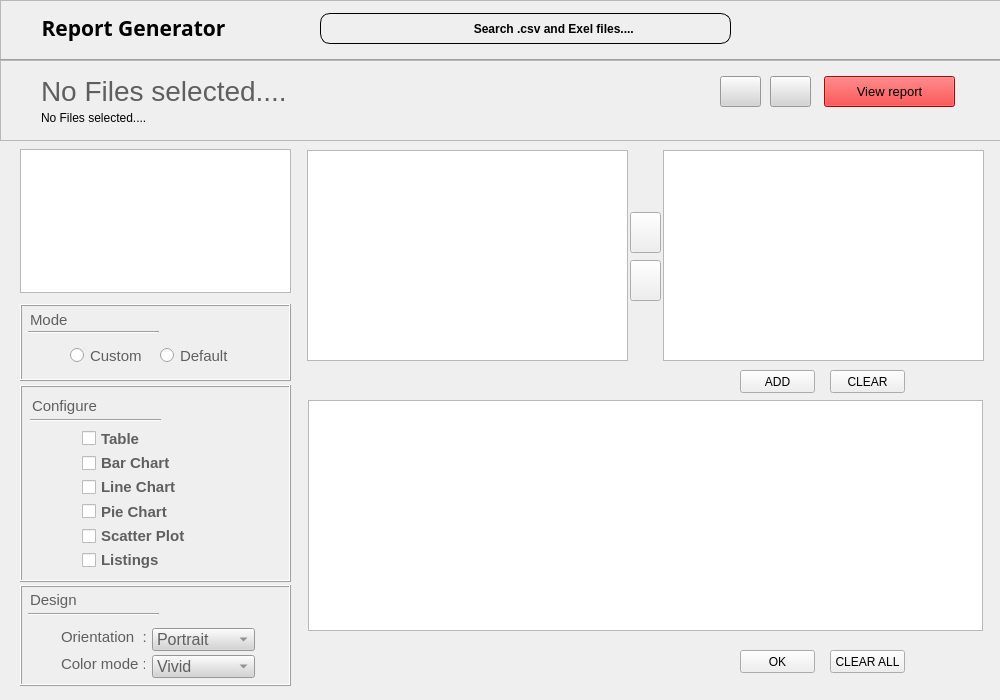
<?xml version="1.0" encoding="UTF-8"?>
<ui version="4.0">
 <class>MainWindow</class>
 <widget class="QMainWindow" name="MainWindow">
  <property name="geometry">
   <rect>
    <x>0</x>
    <y>0</y>
    <width>1000</width>
    <height>700</height>
   </rect>
  </property>
  <property name="minimumSize">
   <size>
    <width>1000</width>
    <height>700</height>
   </size>
  </property>
  <property name="maximumSize">
   <size>
    <width>1000</width>
    <height>700</height>
   </size>
  </property>
  <property name="windowTitle">
   <string>MainWindow</string>
  </property>
  <property name="styleSheet">
   <string notr="true"/>
  </property>
  <widget class="QWidget" name="centralwidget">
   <widget class="QFrame" name="frame">
    <property name="geometry">
     <rect>
      <x>0</x>
      <y>0</y>
      <width>1001</width>
      <height>61</height>
     </rect>
    </property>
    <property name="frameShape">
     <enum>QFrame::StyledPanel</enum>
    </property>
    <property name="frameShadow">
     <enum>QFrame::Raised</enum>
    </property>
    <widget class="QLabel" name="label">
     <property name="geometry">
      <rect>
       <x>28</x>
       <y>0</y>
       <width>211</width>
       <height>55</height>
      </rect>
     </property>
     <property name="font">
      <font>
       <family>Ink Free</family>
       <pointsize>16</pointsize>
       <weight>75</weight>
       <bold>true</bold>
      </font>
     </property>
     <property name="styleSheet">
      <string notr="true">background-color: rgba(255, 255, 255, 0);</string>
     </property>
     <property name="text">
      <string>Report Generator</string>
     </property>
     <property name="alignment">
      <set>Qt::AlignCenter</set>
     </property>
    </widget>
    <widget class="QPushButton" name="search_B">
     <property name="geometry">
      <rect>
       <x>320</x>
       <y>3</y>
       <width>411</width>
       <height>41</height>
      </rect>
     </property>
     <property name="font">
      <font>
       <weight>75</weight>
       <bold>true</bold>
       <underline>false</underline>
      </font>
     </property>
     <property name="styleSheet">
      <string notr="true">QPushButton#search_B{
  font-weight: 600;
  border-radius: 10px;
  border: 1px solid black;
  padding: 5px 15px;
  margin-top: 10px;
  outline: 0px;
}</string>
     </property>
     <property name="text">
      <string>                 Search .csv and Exel files....</string>
     </property>
     <property name="icon">
      <iconset>
       <normaloff>images/icons/search.png</normaloff>images/icons/search.png</iconset>
     </property>
     <property name="iconSize">
      <size>
       <width>17</width>
       <height>19</height>
      </size>
     </property>
    </widget>
    <widget class="Line" name="line">
     <property name="geometry">
      <rect>
       <x>-20</x>
       <y>50</y>
       <width>1500</width>
       <height>20</height>
      </rect>
     </property>
     <property name="orientation">
      <enum>Qt::Horizontal</enum>
     </property>
    </widget>
   </widget>
   <widget class="QFrame" name="frame_2">
    <property name="geometry">
     <rect>
      <x>0</x>
      <y>60</y>
      <width>1001</width>
      <height>81</height>
     </rect>
    </property>
    <property name="frameShape">
     <enum>QFrame::StyledPanel</enum>
    </property>
    <property name="frameShadow">
     <enum>QFrame::Raised</enum>
    </property>
    <widget class="QLabel" name="Dir">
     <property name="geometry">
      <rect>
       <x>41</x>
       <y>15</y>
       <width>461</width>
       <height>31</height>
      </rect>
     </property>
     <property name="font">
      <font>
       <pointsize>21</pointsize>
      </font>
     </property>
     <property name="styleSheet">
      <string notr="true">color: rgb(95, 95, 95);</string>
     </property>
     <property name="text">
      <string>No Files selected....</string>
     </property>
    </widget>
    <widget class="QPushButton" name="B_view">
     <property name="geometry">
      <rect>
       <x>824</x>
       <y>16</y>
       <width>131</width>
       <height>31</height>
      </rect>
     </property>
     <property name="font">
      <font>
       <pointsize>10</pointsize>
      </font>
     </property>
     <property name="styleSheet">
      <string notr="true">background-color: rgb(255, 0, 0);</string>
     </property>
     <property name="text">
      <string>View report</string>
     </property>
    </widget>
    <widget class="QPushButton" name="B_refresh">
     <property name="geometry">
      <rect>
       <x>770</x>
       <y>16</y>
       <width>41</width>
       <height>31</height>
      </rect>
     </property>
     <property name="font">
      <font>
       <pointsize>10</pointsize>
      </font>
     </property>
     <property name="styleSheet">
      <string notr="true">background-color: rgb(212, 212, 212);</string>
     </property>
     <property name="text">
      <string/>
     </property>
     <property name="icon">
      <iconset>
       <normaloff>images/icons/reload.png</normaloff>images/icons/reload.png</iconset>
     </property>
     <property name="iconSize">
      <size>
       <width>22</width>
       <height>19</height>
      </size>
     </property>
    </widget>
    <widget class="QPushButton" name="B_export">
     <property name="geometry">
      <rect>
       <x>720</x>
       <y>16</y>
       <width>41</width>
       <height>31</height>
      </rect>
     </property>
     <property name="font">
      <font>
       <pointsize>10</pointsize>
      </font>
     </property>
     <property name="styleSheet">
      <string notr="true">background-color: rgb(212, 212, 212);</string>
     </property>
     <property name="text">
      <string/>
     </property>
     <property name="icon">
      <iconset>
       <normaloff>images/icons/save.png</normaloff>images/icons/save.png</iconset>
     </property>
     <property name="iconSize">
      <size>
       <width>22</width>
       <height>19</height>
      </size>
     </property>
    </widget>
    <widget class="QLabel" name="Dir_date">
     <property name="geometry">
      <rect>
       <x>41</x>
       <y>50</y>
       <width>461</width>
       <height>16</height>
      </rect>
     </property>
     <property name="font">
      <font>
       <pointsize>9</pointsize>
      </font>
     </property>
     <property name="styleSheet">
      <string notr="true"/>
     </property>
     <property name="text">
      <string>No Files selected....</string>
     </property>
    </widget>
   </widget>
   <widget class="QFrame" name="frame_3">
    <property name="geometry">
     <rect>
      <x>20</x>
      <y>385</y>
      <width>271</width>
      <height>197</height>
     </rect>
    </property>
    <property name="styleSheet">
     <string notr="true">
color: rgb(95, 95, 95);</string>
    </property>
    <property name="frameShape">
     <enum>QFrame::Box</enum>
    </property>
    <property name="frameShadow">
     <enum>QFrame::Raised</enum>
    </property>
    <widget class="Line" name="line_2">
     <property name="geometry">
      <rect>
       <x>10</x>
       <y>30</y>
       <width>131</width>
       <height>11</height>
      </rect>
     </property>
     <property name="orientation">
      <enum>Qt::Horizontal</enum>
     </property>
    </widget>
    <widget class="QWidget" name="layoutWidget">
     <property name="geometry">
      <rect>
       <x>62</x>
       <y>42</y>
       <width>141</width>
       <height>144</height>
      </rect>
     </property>
     <layout class="QVBoxLayout" name="verticalLayout">
      <property name="spacing">
       <number>2</number>
      </property>
      <item>
       <widget class="QCheckBox" name="check_table">
        <property name="font">
         <font>
          <pointsize>11</pointsize>
          <weight>75</weight>
          <bold>true</bold>
         </font>
        </property>
        <property name="text">
         <string>Table</string>
        </property>
       </widget>
      </item>
      <item>
       <widget class="QCheckBox" name="check_bar">
        <property name="font">
         <font>
          <pointsize>11</pointsize>
          <weight>75</weight>
          <bold>true</bold>
         </font>
        </property>
        <property name="text">
         <string>Bar Chart</string>
        </property>
       </widget>
      </item>
      <item>
       <widget class="QCheckBox" name="check_line">
        <property name="font">
         <font>
          <pointsize>11</pointsize>
          <weight>75</weight>
          <bold>true</bold>
         </font>
        </property>
        <property name="text">
         <string>Line Chart</string>
        </property>
       </widget>
      </item>
      <item>
       <widget class="QCheckBox" name="check_pie">
        <property name="font">
         <font>
          <pointsize>11</pointsize>
          <weight>75</weight>
          <bold>true</bold>
         </font>
        </property>
        <property name="text">
         <string>Pie Chart</string>
        </property>
       </widget>
      </item>
      <item>
       <widget class="QCheckBox" name="check_scatter">
        <property name="font">
         <font>
          <pointsize>11</pointsize>
          <weight>75</weight>
          <bold>true</bold>
         </font>
        </property>
        <property name="text">
         <string>Scatter Plot</string>
        </property>
       </widget>
      </item>
      <item>
       <widget class="QCheckBox" name="check_lists">
        <property name="font">
         <font>
          <pointsize>11</pointsize>
          <weight>75</weight>
          <bold>true</bold>
         </font>
        </property>
        <property name="styleSheet">
         <string notr="true"/>
        </property>
        <property name="text">
         <string>Listings</string>
        </property>
       </widget>
      </item>
     </layout>
    </widget>
    <widget class="QLabel" name="label_2">
     <property name="geometry">
      <rect>
       <x>12</x>
       <y>10</y>
       <width>241</width>
       <height>21</height>
      </rect>
     </property>
     <property name="font">
      <font>
       <pointsize>11</pointsize>
      </font>
     </property>
     <property name="text">
      <string>Configure</string>
     </property>
    </widget>
   </widget>
   <widget class="QFrame" name="frame_4">
    <property name="geometry">
     <rect>
      <x>20</x>
      <y>585</y>
      <width>271</width>
      <height>101</height>
     </rect>
    </property>
    <property name="styleSheet">
     <string notr="true">
color: rgb(95, 95, 95);</string>
    </property>
    <property name="frameShape">
     <enum>QFrame::Box</enum>
    </property>
    <property name="frameShadow">
     <enum>QFrame::Raised</enum>
    </property>
    <widget class="QLabel" name="label_3">
     <property name="geometry">
      <rect>
       <x>10</x>
       <y>4</y>
       <width>241</width>
       <height>21</height>
      </rect>
     </property>
     <property name="font">
      <font>
       <pointsize>11</pointsize>
      </font>
     </property>
     <property name="styleSheet">
      <string notr="true">background-color: rgba(212, 212, 212, 0);</string>
     </property>
     <property name="text">
      <string>Design</string>
     </property>
    </widget>
    <widget class="QComboBox" name="comboBox_Clr">
     <property name="geometry">
      <rect>
       <x>132</x>
       <y>70</y>
       <width>103</width>
       <height>23</height>
      </rect>
     </property>
     <property name="sizePolicy">
      <sizepolicy hsizetype="Fixed" vsizetype="Preferred">
       <horstretch>0</horstretch>
       <verstretch>0</verstretch>
      </sizepolicy>
     </property>
     <property name="font">
      <font>
       <pointsize>12</pointsize>
      </font>
     </property>
     <property name="styleSheet">
      <string notr="true">background-color: rgb(212, 212, 212);</string>
     </property>
     <item>
      <property name="text">
       <string>Vivid</string>
      </property>
     </item>
     <item>
      <property name="text">
       <string>Greyscale</string>
      </property>
     </item>
    </widget>
    <widget class="QLabel" name="label_4">
     <property name="geometry">
      <rect>
       <x>41</x>
       <y>43</y>
       <width>85</width>
       <height>18</height>
      </rect>
     </property>
     <property name="font">
      <font>
       <pointsize>11</pointsize>
      </font>
     </property>
     <property name="text">
      <string>Orientation  :</string>
     </property>
    </widget>
    <widget class="QLabel" name="label_5">
     <property name="geometry">
      <rect>
       <x>41</x>
       <y>70</y>
       <width>84</width>
       <height>18</height>
      </rect>
     </property>
     <property name="font">
      <font>
       <pointsize>11</pointsize>
      </font>
     </property>
     <property name="text">
      <string>Color mode :</string>
     </property>
    </widget>
    <widget class="Line" name="line_3">
     <property name="geometry">
      <rect>
       <x>8</x>
       <y>24</y>
       <width>131</width>
       <height>11</height>
      </rect>
     </property>
     <property name="orientation">
      <enum>Qt::Horizontal</enum>
     </property>
    </widget>
    <widget class="QComboBox" name="comboBox_Ori">
     <property name="geometry">
      <rect>
       <x>132</x>
       <y>43</y>
       <width>103</width>
       <height>23</height>
      </rect>
     </property>
     <property name="font">
      <font>
       <pointsize>12</pointsize>
      </font>
     </property>
     <property name="styleSheet">
      <string notr="true">background-color: rgb(212, 212, 212);</string>
     </property>
     <item>
      <property name="text">
       <string>Portrait</string>
      </property>
     </item>
     <item>
      <property name="text">
       <string>Landscape</string>
      </property>
     </item>
    </widget>
   </widget>
   <widget class="QListWidget" name="list_Details">
    <property name="geometry">
     <rect>
      <x>20</x>
      <y>149</y>
      <width>271</width>
      <height>144</height>
     </rect>
    </property>
   </widget>
   <widget class="QListWidget" name="list_ToSelect">
    <property name="geometry">
     <rect>
      <x>307</x>
      <y>150</y>
      <width>321</width>
      <height>211</height>
     </rect>
    </property>
   </widget>
   <widget class="QListWidget" name="list_Selected">
    <property name="geometry">
     <rect>
      <x>663</x>
      <y>150</y>
      <width>321</width>
      <height>211</height>
     </rect>
    </property>
   </widget>
   <widget class="QFrame" name="frame_5">
    <property name="geometry">
     <rect>
      <x>20</x>
      <y>304</y>
      <width>271</width>
      <height>77</height>
     </rect>
    </property>
    <property name="styleSheet">
     <string notr="true">
color: rgb(95, 95, 95);</string>
    </property>
    <property name="frameShape">
     <enum>QFrame::Box</enum>
    </property>
    <property name="frameShadow">
     <enum>QFrame::Raised</enum>
    </property>
    <widget class="QLabel" name="label_6">
     <property name="geometry">
      <rect>
       <x>10</x>
       <y>5</y>
       <width>241</width>
       <height>21</height>
      </rect>
     </property>
     <property name="font">
      <font>
       <pointsize>11</pointsize>
      </font>
     </property>
     <property name="styleSheet">
      <string notr="true">background-color: rgba(212, 212, 212, 0);</string>
     </property>
     <property name="text">
      <string>Mode</string>
     </property>
    </widget>
    <widget class="Line" name="line_4">
     <property name="geometry">
      <rect>
       <x>8</x>
       <y>23</y>
       <width>131</width>
       <height>11</height>
      </rect>
     </property>
     <property name="orientation">
      <enum>Qt::Horizontal</enum>
     </property>
    </widget>
    <widget class="QRadioButton" name="customMode">
     <property name="geometry">
      <rect>
       <x>50</x>
       <y>43</y>
       <width>82</width>
       <height>17</height>
      </rect>
     </property>
     <property name="font">
      <font>
       <pointsize>11</pointsize>
      </font>
     </property>
     <property name="text">
      <string>Custom</string>
     </property>
    </widget>
    <widget class="QRadioButton" name="defaultMode">
     <property name="geometry">
      <rect>
       <x>140</x>
       <y>43</y>
       <width>82</width>
       <height>17</height>
      </rect>
     </property>
     <property name="font">
      <font>
       <pointsize>11</pointsize>
      </font>
     </property>
     <property name="text">
      <string>Default</string>
     </property>
    </widget>
   </widget>
   <widget class="QPushButton" name="B_removeFromlist">
    <property name="geometry">
     <rect>
      <x>630</x>
      <y>212</y>
      <width>31</width>
      <height>41</height>
     </rect>
    </property>
    <property name="text">
     <string/>
    </property>
    <property name="icon">
     <iconset>
      <normaloff>images/icons/left-arrow.png</normaloff>images/icons/left-arrow.png</iconset>
    </property>
    <property name="iconSize">
     <size>
      <width>20</width>
      <height>22</height>
     </size>
    </property>
   </widget>
   <widget class="QPushButton" name="B_addTolist">
    <property name="geometry">
     <rect>
      <x>630</x>
      <y>260</y>
      <width>31</width>
      <height>41</height>
     </rect>
    </property>
    <property name="text">
     <string/>
    </property>
    <property name="icon">
     <iconset>
      <normaloff>images/icons/right-arrow.png</normaloff>images/icons/right-arrow.png</iconset>
    </property>
    <property name="iconSize">
     <size>
      <width>20</width>
      <height>22</height>
     </size>
    </property>
   </widget>
   <widget class="QListWidget" name="list_pref">
    <property name="geometry">
     <rect>
      <x>308</x>
      <y>400</y>
      <width>675</width>
      <height>231</height>
     </rect>
    </property>
   </widget>
   <widget class="QPushButton" name="B__add">
    <property name="geometry">
     <rect>
      <x>740</x>
      <y>370</y>
      <width>75</width>
      <height>23</height>
     </rect>
    </property>
    <property name="text">
     <string>ADD</string>
    </property>
   </widget>
   <widget class="QPushButton" name="B_cleat">
    <property name="geometry">
     <rect>
      <x>830</x>
      <y>370</y>
      <width>75</width>
      <height>23</height>
     </rect>
    </property>
    <property name="text">
     <string>CLEAR</string>
    </property>
   </widget>
   <widget class="QPushButton" name="B_clearAll">
    <property name="geometry">
     <rect>
      <x>830</x>
      <y>650</y>
      <width>75</width>
      <height>23</height>
     </rect>
    </property>
    <property name="text">
     <string>CLEAR ALL</string>
    </property>
   </widget>
   <widget class="QPushButton" name="B_ok">
    <property name="geometry">
     <rect>
      <x>740</x>
      <y>650</y>
      <width>75</width>
      <height>23</height>
     </rect>
    </property>
    <property name="text">
     <string>OK</string>
    </property>
   </widget>
  </widget>
 </widget>
 <resources/>
 <connections/>
</ui>
